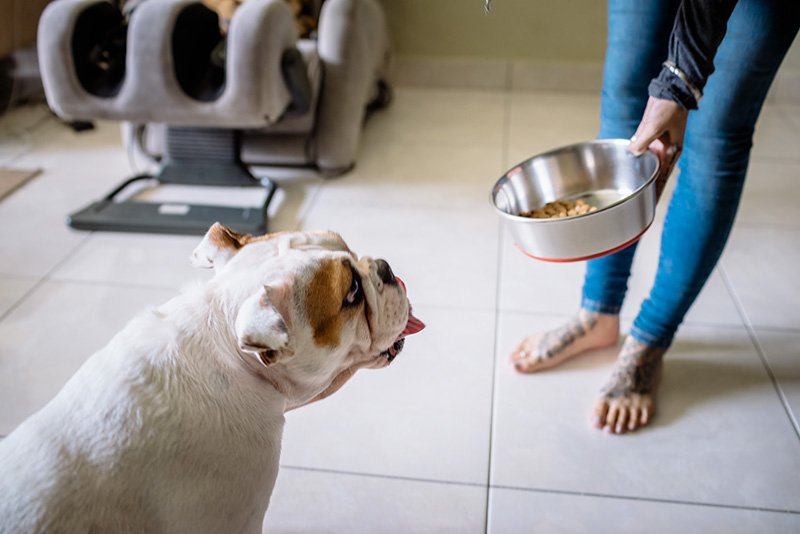
#> input picture segment-anything/notebooks/images/dog.jpg, 800 x 534 px, found by its file name; its folder holds only this picture in this run
$ python masks_to_coco_json.py segment-anything/notebooks/images
#> lines starting #> are read from the running program, lines starting #| are printed output that depends on the picture; after the words box and inside, x2 and y2 are one past the last pixel; in counts of white or black regions, pixels touching at a corner belong together
import os
import sys
import json
import numpy as np
from PIL import Image
import base64
import tqdm
from pycocotools import mask as mask_utils

def mask_to_polygon(mask):
    contours, _ = cv2.findContours(mask, cv2.RETR_EXTERNAL, cv2.CHAIN_APPROX_NONE)
    segmentation = []
    for contour in contours:
        contour = contour.flatten().tolist()
        if len(contour) > 4:
            segmentation.append(contour)
    return segmentation

def convert_masks_to_coco_json(root_folder, json_path):
#> called with root_folder = 'segment-anything/notebooks/images'
    image_folder = os.path.join(root_folder, "dataset/images")
    mask_folder = os.path.join(root_folder, "masks")

    # Retrieve a list of all mask image files in the folder
    image_files = [f for f in os.listdir(image_folder)]

    # Create a dictionary for the COCO JSON format
    coco_data = {
        "info": {},
        "licenses": [],
        "images": [],
        "annotations": [],
        "categories": []
    }

    ids = 0
    for i, image_file in tqdm.tqdm(enumerate(image_files)):
        # Read the image file
        image_path = os.path.join(image_folder, image_file)
        mask_path = os.path.join(mask_folder, image_file.replace("jpg", "png"))
        if not os.path.exists(mask_path):
            continue

        # Load the image and mask
        image = Image.open(image_path)
#> image is the input picture: PIL image 800x534 RGB; mean R, G, B 150.6, 148.7, 148.1
        mask = Image.open(mask_path).convert("L") #single channel
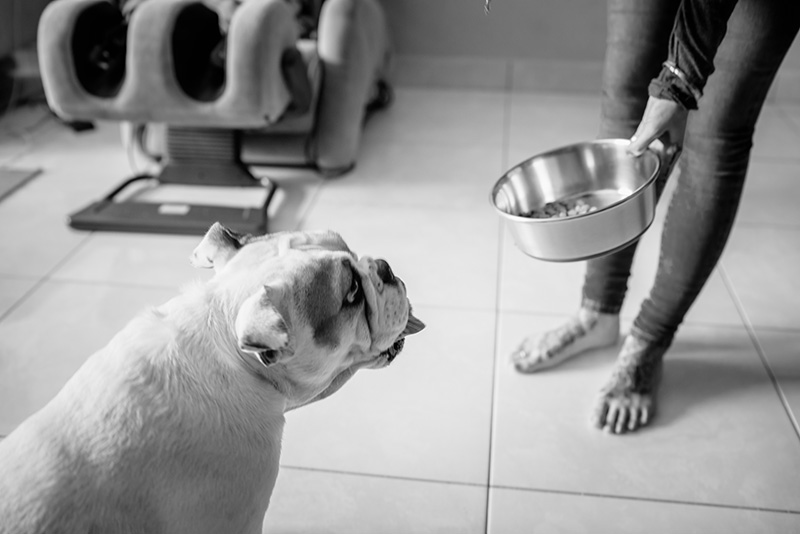
#> mask: PIL image 800x534 L; min 0, max 255, mean 149.2

        unique_values = np.unique(mask)
#> unique_values = 256 values from 0 to 255
        if len(unique_values) <= 1:
            continue

        for value in unique_values:
            if value != 0:
                binary_mask = np.equal(mask, value).astype(np.uint8)
                binary_mask = np.asfortranarray(binary_mask)

                # Encode the binary mask
                encoded_mask = mask_utils.encode(binary_mask)
                encoded_mask["counts"] = encoded_mask["counts"].decode("utf-8")

                # Create an annotation entry for the image
                annotation = {
                    "id": ids,
                    "image_id": i + 1,
                    "category_id": 0,  # No category/label
                    "segmentation": [encoded_mask],
                    "iscrowd": 0
                }
                coco_data["annotations"].append(annotation)
                ids += 1
#> this loop made 256 passes
#> pass 2, in convert_masks_to_coco_json, `binary_mask = np.equal(mask, value).astype(np.uint8)`:
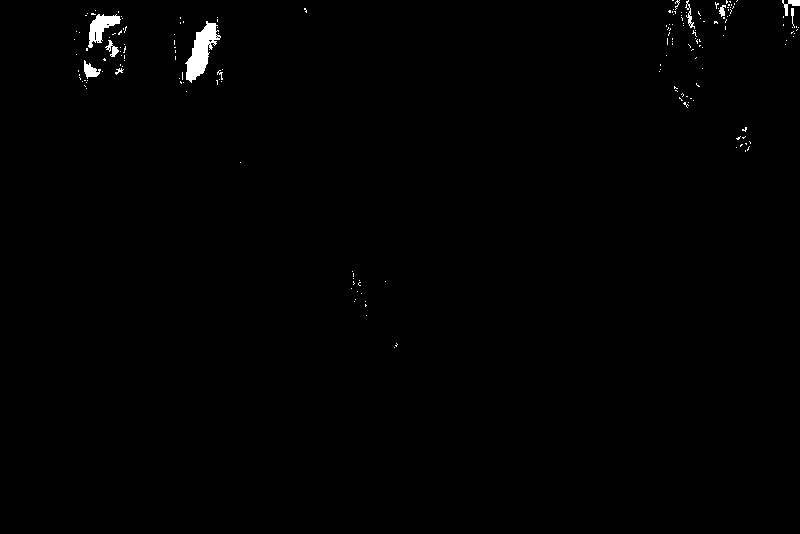
#> binary_mask: shape (534, 800); values 0 (black) and 1 (white), 0.61% white; 178 white regions (168 under 20 px), largest, box (x1, y1, x2, y2) and area: (185, 21, 221, 83) 1000, (88, 14, 121, 48) 508, (84, 60, 101, 79) 162
#> pass 3, in convert_masks_to_coco_json, `binary_mask = np.equal(mask, value).astype(np.uint8)`:
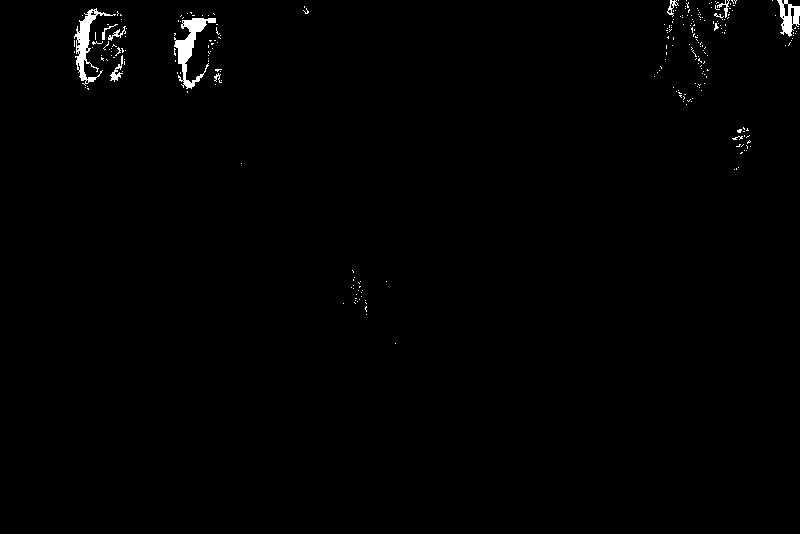
#> binary_mask: shape (534, 800); values 0 (black) and 1 (white), 0.76% white; 258 white regions (246 under 20 px), largest, box (x1, y1, x2, y2) and area: (174, 18, 216, 89) 938, (74, 8, 116, 86) 801, (777, 0, 800, 37) 433
#> after the loop:
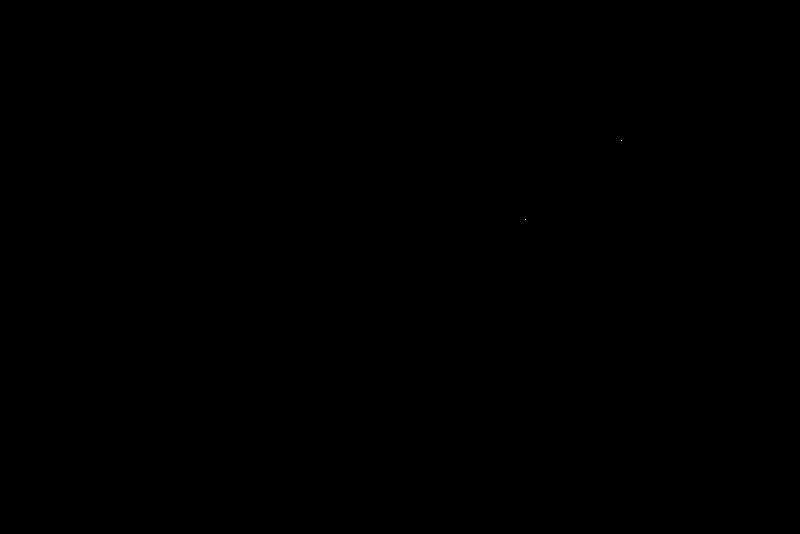
#> binary_mask: shape (534, 800); values 0 (black) and 1 (white), 0% white in thin lines or dots, all inside (x1, y1, x2, y2) = (525, 140, 622, 220)
#> after the loop, ids = 255

        # Add the image and annotation entries to the COCO data
        coco_data["images"].append({
            "id": i + 1,
            "file_name": image_file,
            "height": image.height,
            "width": image.width,
        })

    # Save the COCO JSON file
    with open(json_path, "w") as json_file:
        json.dump(coco_data, json_file)


if __name__ == "__main__":
    # Check if the root folder path argument is provided
    if len(sys.argv) != 2:
        print("Please provide the root folder path as an argument.")
        print("Usage: python masks_to_coco.py /path/to/root/folder")
        sys.exit(1)

    # Retrieve the root folder path from the command-line argument
    root_folder_path = sys.argv[1]

    # Check if the root folder path exists
    if not os.path.exists(root_folder_path):
        print(f"The root folder path '{root_folder_path}' does not exist.")
        sys.exit(1)

    # Create the output JSON path
    json_path = os.path.join(root_folder_path, "coco.json")

    # Convert the masks to COCO JSON
    convert_masks_to_coco_json(root_folder_path, json_path)

    print("Conversion completed. COCO JSON file saved at:", json_path)

$ run again, on segment-anything/notebooks/images/groceries.jpg
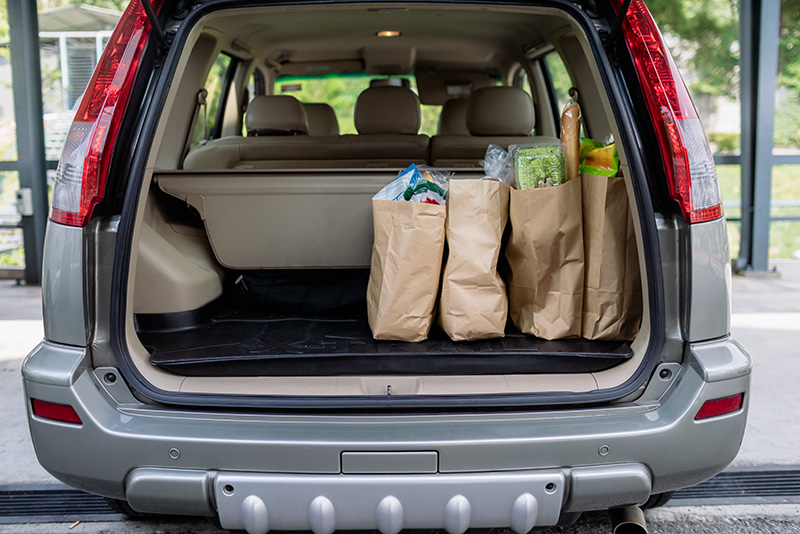
#> input picture segment-anything/notebooks/images/groceries.jpg, 800 x 534 px, found by its file name
#> in convert_masks_to_coco_json, image is the input picture: PIL image 800x534 RGB; mean R, G, B 109.5, 105.7, 102.9
#> in convert_masks_to_coco_json, `mask = Image.open(mask_path).convert("L")`:
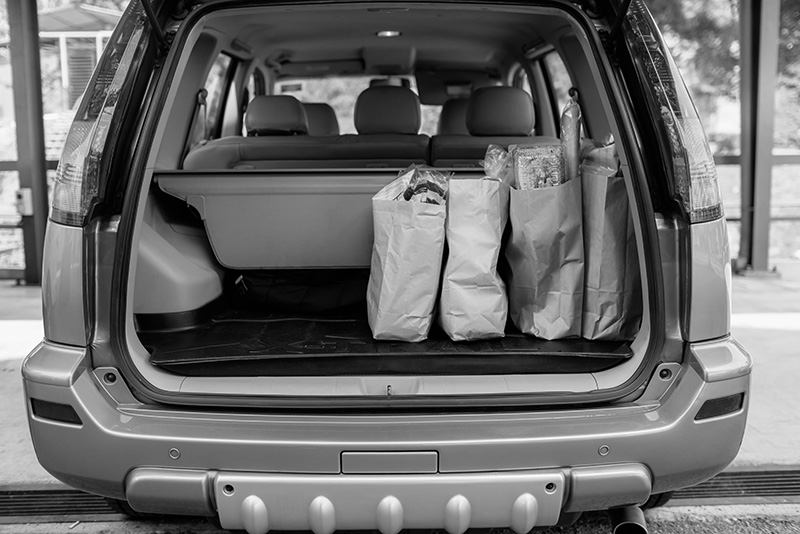
#> mask: PIL image 800x534 L; min 0, max 255, mean 106.5
#> unique_values = 256 values from 0 to 255
#> the loop in convert_masks_to_coco_json, `for value in unique_values:` made 256 passes
#> pass 3, in convert_masks_to_coco_json, `binary_mask = np.equal(mask, value).astype(np.uint8)`:
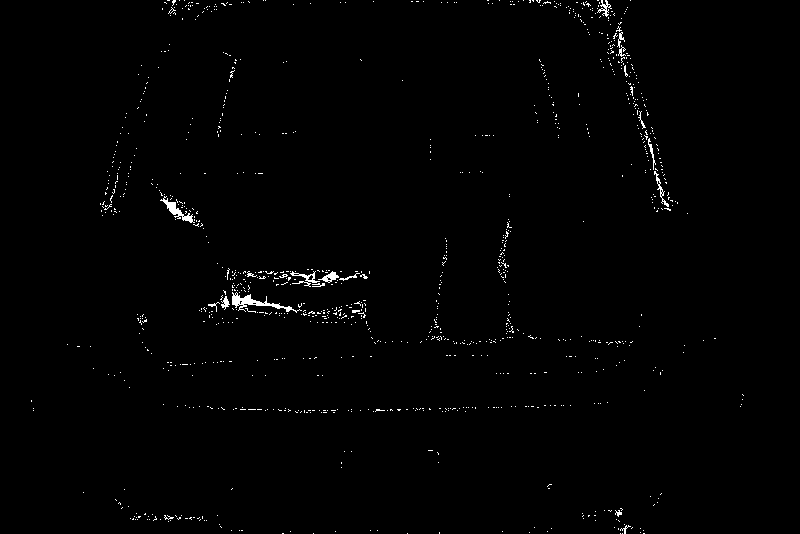
#> binary_mask: shape (534, 800); values 0 (black) and 1 (white), 0.88% white in thin lines or dots, all inside (x1, y1, x2, y2) = (31, 0, 744, 534)
#> after the loop in convert_masks_to_coco_json, `for value in unique_values:`: ids = 255

$ run again, on segment-anything/notebooks/images/truck.jpg
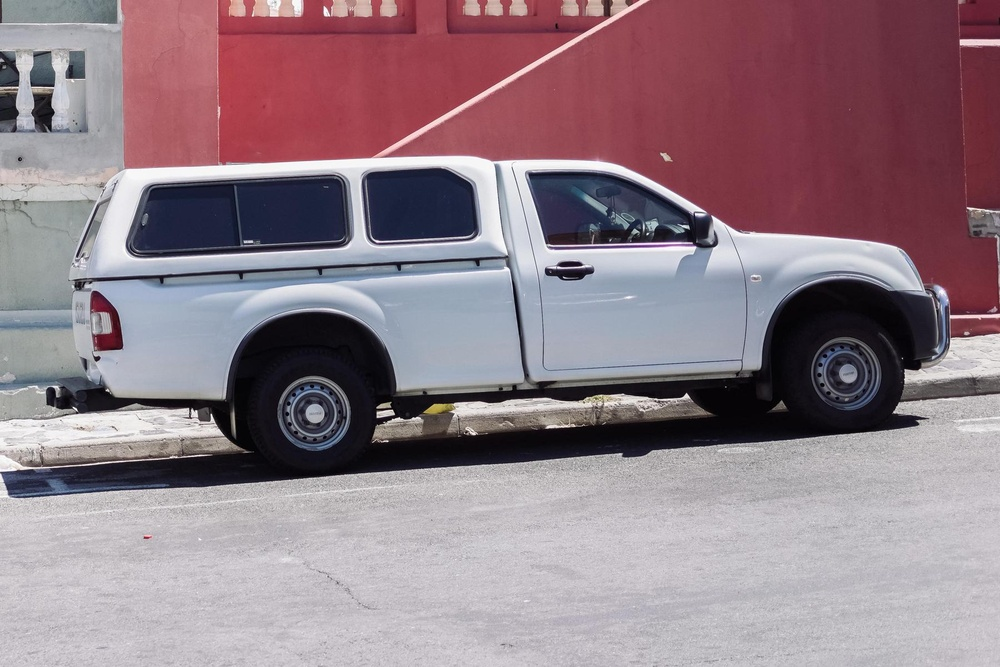
#> input picture segment-anything/notebooks/images/truck.jpg, 1000 x 667 px, shrunk from 1800 x 1200 before the run, found by its file name
#> in convert_masks_to_coco_json, image is the input picture: PIL image 1000x667 RGB; mean R, G, B 145.8, 126.5, 135.2
#> in convert_masks_to_coco_json, `mask = Image.open(mask_path).convert("L")`:
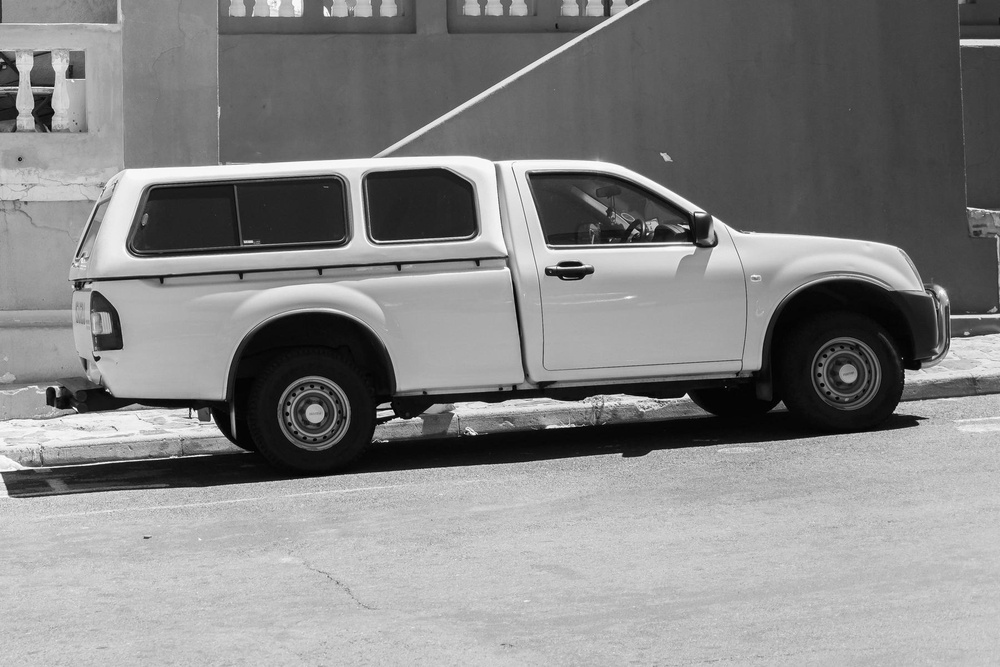
#> mask: PIL image 1000x667 L; min 0, max 255, mean 133.2
#> unique_values = 256 values from 0 to 255
#> after the loop in convert_masks_to_coco_json, `for value in unique_values:`: ids = 255
